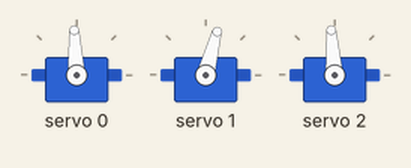
This sketch was run on a simulated Arduino Uno, built with avr-gcc and run on an emulated ATmega328P. Parts: 3 × servo.

Above: at 0.05 s.
At 2.0 s:
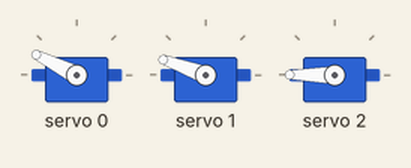
Timing chart, 0 to 4.6 s (numbered marks = the images above):
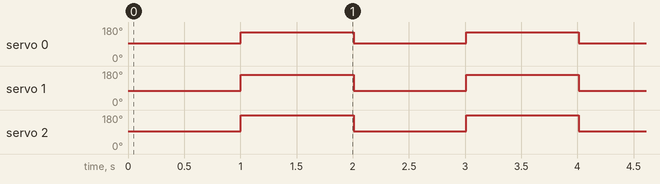

The sketch:

servodrive.ino
```cpp
#include <Wire.h>
#include <Adafruit_PWMServoDriver.h>


class Pid {
    public:
    Pid(const double ik_p, const double ik_i, const double ik_d);

    double step(double current, double time_elapsed);
    void set_target(double itarget, double current);

    private:
    const double k_p;
    const double k_i;
    const double k_d;

    double target {0.0};
    double previous {0.0};
    double integral {0.0};
};

double Pid::step(double current, double time_elapsed) {
    double derivative = -k_d * (current - previous) / time_elapsed;
    integral += (current - target) * time_elapsed * k_i;
    double proportional = k_p * (current - target);

    previous = current;

    return proportional + integral + derivative;
}

void Pid::set_target(double itarget, double current) {
    target = itarget;
    previous = current;
    integral = 0;
}

Pid::Pid(const double ik_p, const double ik_i, const double ik_d): k_p(ik_p), k_i(ik_i), k_d(ik_d){}
//Create the servo driver object that will do all the "hard" communication for us
Adafruit_PWMServoDriver driver = Adafruit_PWMServoDriver();

class valve{
  private:
    int pin;
    int max_pwm;
    int min_pwm;

    int map_angle(int angle){
      return map(angle, 0, 90, this->min_pwm, this->max_pwm);
    };

  public:
  valve(int pin_num, int max_pwm, int min_pwm){
    pin = pin_num;
    this->max_pwm = max_pwm;
    this->min_pwm = min_pwm;
  };

  void open_valve(int angle){
    driver.setPWM(this->pin, 0, this->map_angle(angle));
  };

  void close_valve(){
    driver.setPWM(this->pin, 0, this->min_pwm);
  };

};

//valve * hvalve = new valve(0, 420, 290);
valve * hvalve = new valve(0, 309, 435);
//valve * cvalve = new valve(1, 460, 270);
valve * cvalve = new valve(1, 270, 450);
valve * bvalve = new valve(2, 310, 500);
//valve * bvalve = new valve(2, 500, 270);


//Maximum and minimum PWM frequency decides how far the servo turns, for our uses 0-90 degrees
const int MAX_PWM[] = {420, 460, 420};
const int MIN_PWM[] = {290, 270, 290};

//Maps angles to pwm frequencies
int map_angle(int valve_num, int angle){
  return map(angle, 0, 90, MIN_PWM[valve_num], MAX_PWM[valve_num]);
}

void open_valve(int valve_num, int angle){
  driver.setPWM(valve_num, 0, map_angle(valve_num, angle));
}

void close_valve(int valve_num){
  driver.setPWM(valve_num, 0, MIN_PWM[valve_num]);
}

void turn_control_off(){
  driver.sleep();
}

void turn_control_on(){
  driver.wakeup();
}

int temp_to_hangle(int set_temp, int h_temp, int c_temp){
  int h_angle = ((set_temp - c_temp) / (h_temp - c_temp)) * 90;

  return h_angle;
}

void setup() {
  // Set serial port (i2c) serial data transmission rate
  Serial.begin(9600);

  driver.begin();

  driver.setOscillatorFrequency(27000000);
  driver.setPWMFreq(50);  // This is the maximum PWM frequency

  Wire.setClock(400000);
}

void loop() {
  hvalve->open_valve(90);
  cvalve->open_valve(90);
  bvalve->open_valve(90);
  delay(1000);
  hvalve->close_valve();
  cvalve->close_valve();
  bvalve->close_valve();
  delay(1000);
}
```

Measured:
- by itself, servo 0: alternates 153° for 1.0 s and 93° for 1.0 s
- by itself, servo 1: alternates 160° for 1.0 s and 75° for 1.0 s
- by itself, servo 2: alternates 180° for 1.0 s and 94° for 1.0 s
